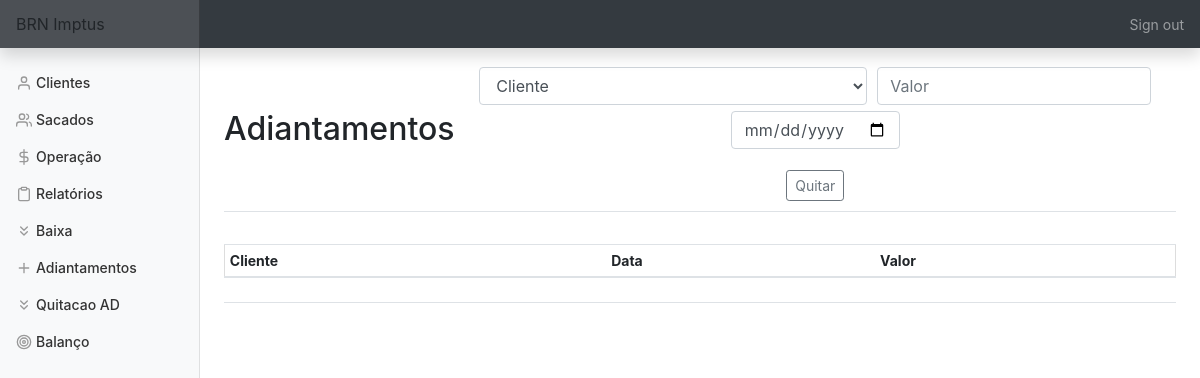
Page /quitacao (signed in) on the earlier database version.
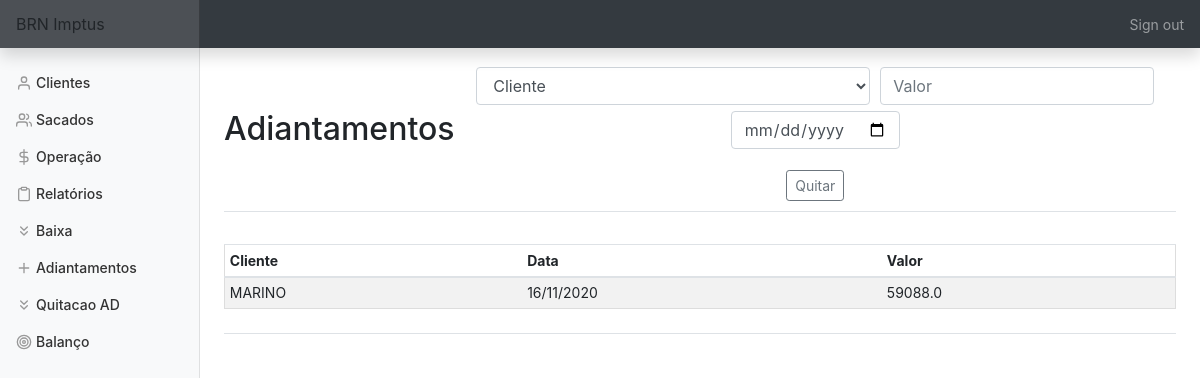
Same page on the later database version.
### tables this page shows
CREATE TABLE adiantamentos (cliente_id INTEGER, data DATE, valor FLOAT, FOREIGN KEY (cliente_id) REFERENCES clientes(id));

CREATE TABLE clientes (id INTEGER PRIMARY KEY AUTOINCREMENT NOT NULL,
						nome TEXT NOT NULL,
						cep TEXT NOT NULL,
						endereço TEXT NOT NULL, cnpj TEXT, taxa FLOAT);

### app.py (the view, shortened to what this page needs)
@app.route('/quitacao', methods=['GET', 'POST'])
@login_required
def quitacao():
    con = sqlite3.connect(DATABASE)
    con.row_factory = sqlite3.Row
    cur = con.cursor()
    cliente = cur.execute('SELECT nome FROM clientes')
    cliente = cur.fetchall()
    ad = cur.execute('SELECT clientes.nome, adiantamentos.data, adiantamentos.valor FROM adiantamentos JOIN clientes ON adiantamentos.cliente_id=clientes.id;')
    ad = cur.fetchall()
    if request.method == 'GET':
        return render_template('quitacao.html', cliente=cliente, adiantamento=ad)

### app.py (called while the page is built)
@app.after_request
def after_request(response):
    response.headers["Cache-Control"] = "no-cache, no-store, must-revalidate"
    response.headers["Expires"] = 0
    response.headers["Pragma"] = "no-cache"
    return response

### helper.py (called while the page is built)
def login_required(f):
    @wraps(f)
    def decorated_function(*args, **kwargs):
        if session.get("user_id") is None:
            return redirect("/login")
        return f(*args, **kwargs)
    return decorated_function

### templates/quitacao.html (shortened to what this page needs)
{% extends "layout.html" %}
{% block main %}
    <div class='d-flex justify-content-between flex-warp flex-md-nowrap align-items-center pt-3 pb-2 mb-3 border-bottom'>
        <h1 class='h2'>Adiantamentos</h1>
            <form action='quitacao' method='POST'>
                <div class='form-group'>
                        <select class="form-control" name="cliente" required title='Selecione o cliente' alt='Selecione o cliente'>
                            <option disabled selected value>Cliente</option>
                        </select>
                        <input title='Insira o valor do adiantamento' alt='Insira o valor do adiantamento'name='valor' autofocus class='form-control' placeholder='Valor' type='number' step='0.01' data-mask='000.000,00' required>
                        <input title='Insira a data adiantamento' alt='Insira a data do adiantamento'name='data' autofocus class='form-control' placeholder='Data do AD' type='date' required>
                </div>
                <button type='submit' id='baixa' class='btn btn-sm btn-outline-secondary'>Quitar</button>
            </form>
    </div>
    <div class='d-flex justify-content-between flex-warp flex-md-nowrap align-items-center pt-3 pb-2 mb-3 border-bottom'>
        <div class='table-responsive'>
            <table class='table table-striped table-sm'>
                <thead>
                    <tr>
                        <th>Cliente</th>
                        <th>Data</th>
                        <th>Valor</th>
                    </tr>
                </thead>
                <tbody>
                    {% for row in adiantamento %}
                        <tr>
                            <td>{{ row['nome'] }}</td>
                            {% set lt = row['data'].split('-') %}
                            <td>{{ lt[2]+'/'+lt[1]+'/'+lt[0] }}</td>
                            <td>{{ row['valor'] }}</td>
                        </tr>
                    {% endfor %}
                </tbody>
            </table>
        </div>
    </div>
{% endblock %}

Differences in the rows shown:
added adiantamentos: nome "MARINO", data "16/11/2020", valor "59088.0"
